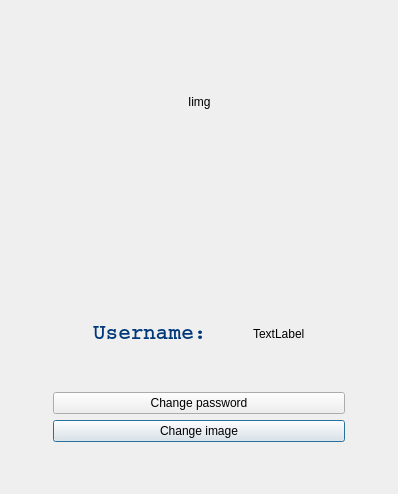
<?xml version="1.0" encoding="UTF-8"?>
<ui version="4.0">
 <class>Profile</class>
 <widget class="QDialog" name="Profile">
  <property name="geometry">
   <rect>
    <x>0</x>
    <y>0</y>
    <width>398</width>
    <height>494</height>
   </rect>
  </property>
  <property name="windowTitle">
   <string>Dialog</string>
  </property>
  <layout class="QGridLayout" name="gridLayout">
   <item row="3" column="3">
    <spacer name="horizontalSpacer_2">
     <property name="orientation">
      <enum>Qt::Horizontal</enum>
     </property>
     <property name="sizeHint" stdset="0">
      <size>
       <width>40</width>
       <height>20</height>
      </size>
     </property>
    </spacer>
   </item>
   <item row="8" column="2">
    <spacer name="verticalSpacer_8">
     <property name="orientation">
      <enum>Qt::Vertical</enum>
     </property>
     <property name="sizeHint" stdset="0">
      <size>
       <width>20</width>
       <height>40</height>
      </size>
     </property>
    </spacer>
   </item>
   <item row="12" column="2">
    <widget class="QPushButton" name="changeImage">
     <property name="text">
      <string>Change image</string>
     </property>
    </widget>
   </item>
   <item row="10" column="2">
    <spacer name="verticalSpacer_2">
     <property name="orientation">
      <enum>Qt::Vertical</enum>
     </property>
     <property name="sizeHint" stdset="0">
      <size>
       <width>20</width>
       <height>40</height>
      </size>
     </property>
    </spacer>
   </item>
   <item row="1" column="2">
    <spacer name="verticalSpacer">
     <property name="orientation">
      <enum>Qt::Vertical</enum>
     </property>
     <property name="sizeHint" stdset="0">
      <size>
       <width>20</width>
       <height>40</height>
      </size>
     </property>
    </spacer>
   </item>
   <item row="4" column="2">
    <spacer name="verticalSpacer_3">
     <property name="orientation">
      <enum>Qt::Vertical</enum>
     </property>
     <property name="sizeHint" stdset="0">
      <size>
       <width>20</width>
       <height>40</height>
      </size>
     </property>
    </spacer>
   </item>
   <item row="5" column="2">
    <spacer name="verticalSpacer_4">
     <property name="orientation">
      <enum>Qt::Vertical</enum>
     </property>
     <property name="sizeHint" stdset="0">
      <size>
       <width>20</width>
       <height>40</height>
      </size>
     </property>
    </spacer>
   </item>
   <item row="3" column="0">
    <spacer name="horizontalSpacer">
     <property name="orientation">
      <enum>Qt::Horizontal</enum>
     </property>
     <property name="sizeHint" stdset="0">
      <size>
       <width>40</width>
       <height>20</height>
      </size>
     </property>
    </spacer>
   </item>
   <item row="3" column="2">
    <layout class="QHBoxLayout" name="horizontalLayout_3">
     <item>
      <spacer name="horizontalSpacer_8">
       <property name="orientation">
        <enum>Qt::Horizontal</enum>
       </property>
       <property name="sizeHint" stdset="0">
        <size>
         <width>40</width>
         <height>20</height>
        </size>
       </property>
      </spacer>
     </item>
     <item>
      <widget class="QLabel" name="image_pic">
       <property name="text">
        <string>Iimg</string>
       </property>
      </widget>
     </item>
     <item>
      <spacer name="horizontalSpacer_9">
       <property name="orientation">
        <enum>Qt::Horizontal</enum>
       </property>
       <property name="sizeHint" stdset="0">
        <size>
         <width>40</width>
         <height>20</height>
        </size>
       </property>
      </spacer>
     </item>
    </layout>
   </item>
   <item row="6" column="2">
    <spacer name="verticalSpacer_5">
     <property name="orientation">
      <enum>Qt::Vertical</enum>
     </property>
     <property name="sizeHint" stdset="0">
      <size>
       <width>20</width>
       <height>40</height>
      </size>
     </property>
    </spacer>
   </item>
   <item row="13" column="2">
    <spacer name="verticalSpacer_6">
     <property name="orientation">
      <enum>Qt::Vertical</enum>
     </property>
     <property name="sizeHint" stdset="0">
      <size>
       <width>20</width>
       <height>40</height>
      </size>
     </property>
    </spacer>
   </item>
   <item row="11" column="2">
    <widget class="QPushButton" name="changePassword">
     <property name="text">
      <string>Change password</string>
     </property>
    </widget>
   </item>
   <item row="9" column="2">
    <layout class="QHBoxLayout" name="horizontalLayout">
     <item>
      <spacer name="horizontalSpacer_3">
       <property name="orientation">
        <enum>Qt::Horizontal</enum>
       </property>
       <property name="sizeHint" stdset="0">
        <size>
         <width>40</width>
         <height>20</height>
        </size>
       </property>
      </spacer>
     </item>
     <item>
      <widget class="QLabel" name="Username_label">
       <property name="font">
        <font>
         <family>Courier</family>
         <pointsize>16</pointsize>
         <weight>75</weight>
         <bold>true</bold>
        </font>
       </property>
       <property name="styleSheet">
        <string notr="true">background-color:transparent;
color:#003879;</string>
       </property>
       <property name="text">
        <string>Username:</string>
       </property>
      </widget>
     </item>
     <item>
      <spacer name="horizontalSpacer_7">
       <property name="orientation">
        <enum>Qt::Horizontal</enum>
       </property>
       <property name="sizeHint" stdset="0">
        <size>
         <width>40</width>
         <height>20</height>
        </size>
       </property>
      </spacer>
     </item>
     <item>
      <widget class="QLabel" name="username">
       <property name="text">
        <string>TextLabel</string>
       </property>
      </widget>
     </item>
     <item>
      <spacer name="horizontalSpacer_4">
       <property name="orientation">
        <enum>Qt::Horizontal</enum>
       </property>
       <property name="sizeHint" stdset="0">
        <size>
         <width>40</width>
         <height>20</height>
        </size>
       </property>
      </spacer>
     </item>
    </layout>
   </item>
   <item row="7" column="2">
    <spacer name="verticalSpacer_7">
     <property name="orientation">
      <enum>Qt::Vertical</enum>
     </property>
     <property name="sizeHint" stdset="0">
      <size>
       <width>20</width>
       <height>40</height>
      </size>
     </property>
    </spacer>
   </item>
   <item row="2" column="2">
    <spacer name="verticalSpacer_9">
     <property name="orientation">
      <enum>Qt::Vertical</enum>
     </property>
     <property name="sizeHint" stdset="0">
      <size>
       <width>20</width>
       <height>40</height>
      </size>
     </property>
    </spacer>
   </item>
  </layout>
 </widget>
 <resources/>
 <connections/>
</ui>
